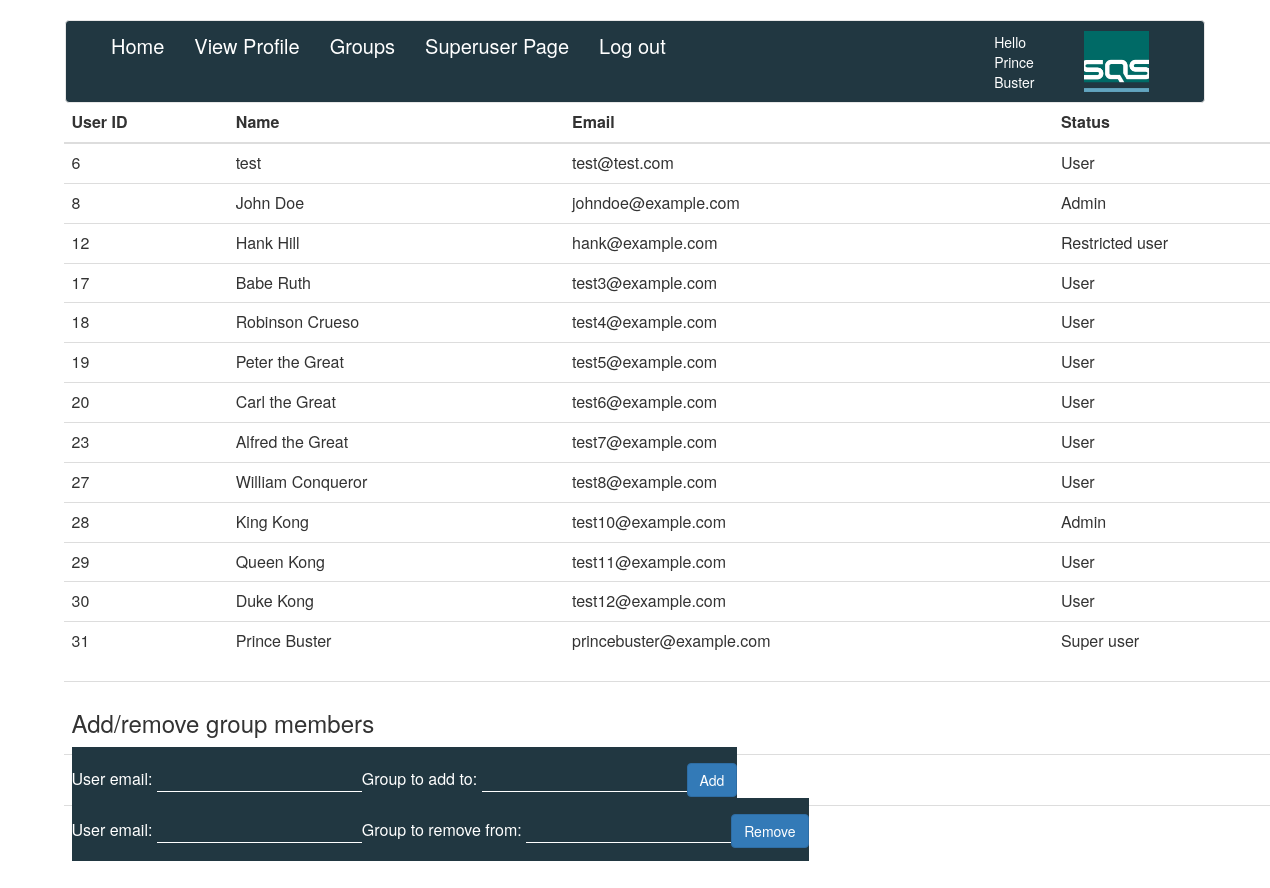
/Training_site/superuser_user_info.php (signed in), run on the app's committed database.
### tables this page shows
CREATE TABLE `user` (
  `UID` int(11) NOT NULL AUTO_INCREMENT,
  `Name` text NOT NULL,
  `Email` text NOT NULL,
  `Password` varchar(64) NOT NULL,
  `level` int(11) DEFAULT '3',
  `gender` varchar(6) DEFAULT NULL,
  `dateofbirth` date DEFAULT NULL,
  PRIMARY KEY (`UID`),
  UNIQUE KEY `UID` (`UID`),
  UNIQUE KEY `Email` (`Email`(54))
);

### Training_site/superuser_user_info.php (the view, shortened to what this page needs)
<html>
<head>
<?php include 'config/header.php'; ?>
</head>
<body id = "inventory">
<?php
require_once('../sql_connector.php');
$query = "SELECT * FROM user";
$result = $mysqli->query($query);
echo '<table class="table tabel-striped>">
<thead>
    <tr>
 <th><b>User ID</b></th>
 <th><b>Name</b></th>
 <th><b>Email</b></th>
 <th><b>Status</b></th>
 </tr>
 </thead>';
while($row = $result->fetch_array(MYSQLI_ASSOC)){
    if(isset($_POST['UID'])and ($_POST['UID'] ==  $row['UID'] )){
        echo '<tr> <form action="admin_user_info.php" method="post">';
        echo' <td><input type="hidden" name="UserID" value="'.$_POST['UID'].'" />'. $row['UID'].'</td>
	 <td>'. '<input type="text" name="name" size="15" value="'.$row['Name'] .'" />'.'</td>
     <td>'. '<input type="email"name="email"  value="'.$row['Email'] .'" />'.'</td>';
        if ($row['is_admin']== 1)
            echo '<td>'. '<select name="is_admin">
                <option value="saab">User</option>
                <option value="fiat" selected>Admim</option>
                </select>'.'</td>';
        else
            echo '<td>'. '<select name="is_admin">
                <option value="0" selcted>User</option>
                <option value="1">Admim</option>
                </select>'.'</td>';
	echo '<td> <button class = "btn btn-primary" type="submit" name ="Save" value="Save">Save</button></form>  </tr>';
    }
    else{
        echo '<tr>
     <td>'. $row['UID'].'</td>
	 <td>'. $row['Name'].'</td>
     <td>'. $row['Email'].'</td>';
     if ($row['level']== 5)
	{
            echo '<td>Admin</td>';
	}
    else if($row['level'] == 4)
	{
		echo '<td>Super user</td>';
	}
    else if($row['level'] == 3)
	{
		echo '<td>User</td>';
	}
    else if($row['level'] == 2)
	{
		echo '<td>Restricted user</td>';
	}
}
}
echo "</table>";
	echo '<table class="table tabel-striped">';
		echo "<tr>";
		echo "<td>";
		echo "<h3>Add/remove group members</h3>";
		echo "</td>";
		echo "</tr>";
		echo "<tr>";
		echo "<td>";
		echo "<form action=\"group_operations/add_to_group.php\" method=\"post\">";
		echo "User email: <input type=\"text\" name=\"username\" id=\"txt_superUsernameAdd\">";
		echo "Group to add to: <input type=\"text\" name=\"group_name\" id=\"txt_superGroupAdd\">";
		echo "<button class = \"btn btn-primary\" type=\"submit\" id=\"btn_superGroupAdd\" value=\"Add\"> Add </button>";
		echo "</form>";
		echo "</td>";
		echo "</tr>";
		echo "<tr>";
		echo "<td>";
		echo "<form action=\"group_operations/remove_from_group.php\" method=\"post\">";
		echo "User email: <input type=\"text\" name=\"username\" id=\"txt_superUsernameRemove\">";
		echo "Group to remove from: <input type=\"text\" name=\"group_name\" id=\"txt_superGroupRemove\">";
		echo "<button class = \"btn btn-primary\" type=\"submit\" id=\"btn_superGroupRemove\" value=\"Remove\"> Remove </button>";
		echo "</form>";
		echo "</td>";
		echo "</tr>";
	echo '</table>';
?>
</body>

### Training_site/config/header.php (shortened to what this page needs)
<!DOCTYPE html>
<html lang="en">
  <head>
    <link href="assets/css/bootstrap.css" rel="stylesheet">
    <link href="assets/css/navbar.css" rel="stylesheet">
    <link href="assets/css/main.css" rel="stylesheet">
  </head>
  <body>
    <div class="container" id="heading2">
      <nav class="navbar navbar-default">
        <div class="container-fluid">
          <div id="navbar" class="navbar-collapse collapse">
            <ul class="nav navbar-nav">
		      <li><a href="./">Home </a></li>
              <?php
                if(isset($_SESSION['priv'])){
                    echo '<li> <a href = "profile.php" id="link_viewProfile">  View Profile </a></li> ';
		                echo '<li> <a href = "groups.php" id="link_Groups">  Groups </a></li> ';
                    if($_SESSION['level'] == '5'){
			echo '<li> <a href ="admin_user_info.php" id="link_Admin">  Admin Page </a></li>';
                    }
		    else if($_SESSION['level'] == '4')
		    {
			echo '<li> <a href="superuser_user_info.php" id="link_Super"> Superuser Page </a> </li>';
		    }
                    echo '<li> <a href = "log_out.php" id="link_Logout">  Log out </a></li> ';
                }
                else{
                    echo '<li> <a href = "user_login.php" id="link_Signin">  Sign in </a></li> ';
                    echo '<li> <a href = "user_register.php" id="link_Singup">  Sign up </a></li>';
                }
                ?>
            </ul>
            <ul class="nav navbar-nav navbar-right" >
              <div style="display:flex;justify-content:flex-end;align-items:center">
              <?php if(isset($_SESSION['name'])) echo "<div class='col-sm-4'> <li> Hello ". $_SESSION['name']."</li></div> <br>"; ?>
              <li ><a href="./"> <img src="assets/images/logo.png" alt="SQS logo"></a></li>
            </div>
            </ul>
          </div>
        </div>
      </nav>
    </div>
  </body>
</html>

### Training_site/assets/css/navbar.css (style rules this page uses)
body { padding-top: 20px; padding-bottom: 20px; }
.navbar { margin-bottom: 20px; }

### Training_site/assets/css/main.css (style rules this page uses)
#heading2 nav { background-color: #213741; margin-bottom: 0px; color: #ffffff; }
#heading2 .nav a { color: #ffffff; font-size: 20px; }
#heading2 .nav li a img { height: auto; width: 80px; margin: auto; padding-left: 15px; padding-right: -15px; padding-bottom: 10px; padding-top: 10px; }
form input { border: 0px; margin-bottom: 0px; margin-left: 0px; color: #000; }
form { margin-top:20px; padding-top:20px; padding-bottom:20px; color: #fff; background-color: #213741; }
#inventory form { display: inline; }
table { width: 90%; left: 5%; right: 5%; position: relative; }
#heading2 .navbar-right a { padding:0px; padding-right: 2em; }
form input { border-left-style: none; border-bottom-style: solid; border-bottom-color: #fff; border-bottom-width: thin; background-color: #213741; color: #ffffff; outline: none; }

### data on the page
user: UID "6", Name "test", Email "test@test.com", level "User"
user: UID "8", Name "John Doe", Email "johndoe@example.com", level "Admin"
user: UID "12", Name "Hank Hill", Email "hank@example.com", level "Restricted user"
user: UID "17", Name "Babe Ruth", Email "test3@example.com", level "User"
user: UID "18", Name "Robinson Crueso", Email "test4@example.com", level "User"
user: UID "19", Name "Peter the Great", Email "test5@example.com", level "User"
user: UID "20", Name "Carl the Great", Email "test6@example.com", level "User"
user: UID "23", Name "Alfred the Great", Email "test7@example.com", level "User"
user: UID "27", Name "William Conqueror", Email "test8@example.com", level "User"
user: UID "28", Name "King Kong", Email "test10@example.com", level "Admin"
user: UID "29", Name "Queen Kong", Email "test11@example.com", level "User"
user: UID "30", Name "Duke Kong", Email "test12@example.com", level "User"
user: UID "31", Name "Prince Buster", Email "princebuster@example.com", level "Super user"

### other printed values
$_SESSION['name'] "Prince Buster"
